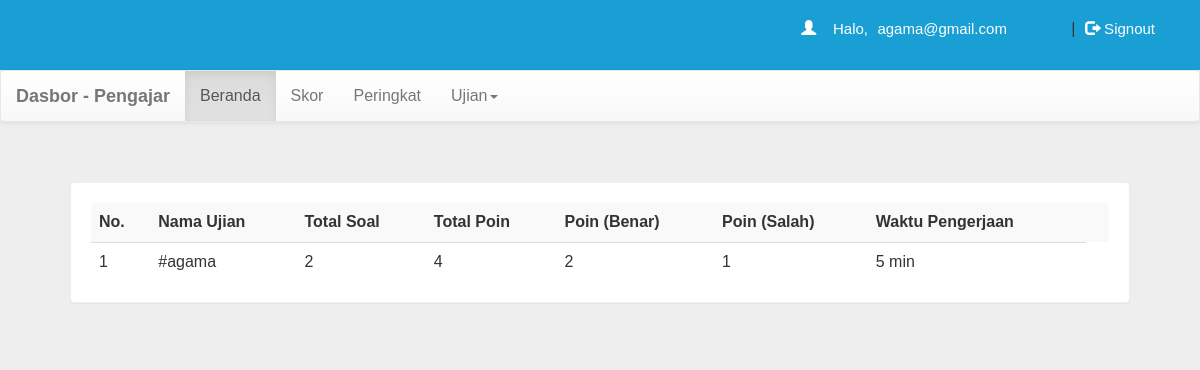
Page /dash.php?q=0 (signed in) on the committed database.
### tables this page shows
CREATE TABLE `quiz` (
  `eid` text NOT NULL,
  `title` varchar(100) NOT NULL,
  `sahi` int(11) NOT NULL,
  `wrong` int(11) NOT NULL,
  `total` int(11) NOT NULL,
  `time` bigint(20) NOT NULL,
  `intro` text NOT NULL,
  `tag` varchar(100) NOT NULL,
  `date` timestamp NOT NULL DEFAULT current_timestamp() ON UPDATE current_timestamp(),
  `email` varchar(50) DEFAULT NULL
);

### dash.php (the view, shortened to what this page needs)
<!DOCTYPE html PUBLIC "-//W3C//DTD XHTML 1.0 Transitional//EN" "http://www.w3.org/TR/xhtml1/DTD/xhtml1-transitional.dtd">
<html xmlns="http://www.w3.org/1999/xhtml">
<head>
<link  rel="stylesheet" href="css/bootstrap.min.css"/>
 <link  rel="stylesheet" href="css/bootstrap-theme.min.css"/>
 <link rel="stylesheet" href="css/main.css">
 <link  rel="stylesheet" href="css/font.css">
</head>
<body  style="background:#eee;">
<div class="header">
<div class="row">
<?php
include_once 'dbConnection.php';
$email=$_SESSION['email'];
  if(!(isset($_SESSION['email']))){
header("location:index.php");
}
else
{
echo '<span class="pull-right top title1" ><span class="log1"><span class="glyphicon glyphicon-user" aria-hidden="true"></span>&nbsp;&nbsp;&nbsp;&nbsp;Halo,</span> <a href="dash.php" class="log log1">'.$email.'</a>&nbsp;|&nbsp;<a href="logout.php?q=dash.php" class="log"><span class="glyphicon glyphicon-log-out" aria-hidden="true"></span>&nbsp;Signout</button></a></span>';
}?>
</div></div>
<nav class="navbar navbar-default title1">
  <div class="container-fluid">
    <div class="navbar-header">
      <a class="navbar-brand" href="dash.php?q=0"><b>Dasbor - Pengajar</b></a>
    </div>
    <div class="collapse navbar-collapse" id="bs-example-navbar-collapse-1">
      <ul class="nav navbar-nav">
        <li <?php if(@$_GET['q']==0) echo'class="active"'; ?>><a href="dash.php?q=0">Beranda<span class="sr-only">(current)</span></a></li>
        <li <?php if(@$_GET['q']==1) echo'class="active"'; ?>><a href="dash.php?q=1">Skor</a></li>
		<li <?php if(@$_GET['q']==2) echo'class="active"'; ?>><a href="dash.php?q=2">Peringkat</a></li>
        <li class="dropdown <?php if(@$_GET['q']==4 || @$_GET['q']==5) echo'active'; ?>">
          <a href="#" class="dropdown-toggle" data-toggle="#ujian" role="button" aria-haspopup="true" aria-expanded="false">Ujian<span class="caret"></span></a>
        </li>
      </ul>
          </div>
  </div>
</nav>
<div class="container">
<div class="row">
<div class="col-md-12">
<?php if(@$_GET['q']==0) {
$result = mysqli_query($con,"SELECT * FROM quiz where email='$email' ORDER BY date DESC") or die('Error');
echo  '<div class="panel"><table class="table table-striped title1">
<tr><td><b>No.</b></td><td><b>Nama Ujian</b></td><td><b>Total Soal</b></td><td><b>Total Poin</b></td><td><b>Poin (Benar)</b></td><td><b>Poin (Salah)</b></td><td><b>Waktu Pengerjaan</b></td><td></td></tr>';
$c=1;
while($row = mysqli_fetch_array($result)) {
	$title = $row['title'];
	$total = $row['total'];
	$sahi = $row['sahi'];
  $wrong = $row['wrong'];
    $time = $row['time'];
	$eid = $row['eid'];
$q12=mysqli_query($con,"SELECT score FROM history WHERE eid='$eid' AND email='$email'" )or die('Error98');
$rowcount=mysqli_num_rows($q12);
if($rowcount == 0){
	echo '<tr><td>'.$c++.'</td><td>'.$title.'</td><td>'.$total.'</td><td>'.$sahi*$total.'</td><td>'.$sahi.'</td><td>'.$wrong.'</td><td>'.$time.'&nbsp;min</td>
	</tr>';
}
else
{
echo '<tr style="color:#99cc32"><td>'.$c++.'</td><td>'.$title.'&nbsp;<span title="This quiz is already solve by you" class="glyphicon glyphicon-ok" aria-hidden="true"></span></td><td>'.$total.'</td><td>'.$sahi*$total.'</td><td>'.$time.'&nbsp;min</td>
	</tr>';
}
}
echo '</table></div>';
}
?>
</div>
</div></div>
</body>
</html>

### css/main.css (style rules this page uses)
body { overflow-x:hidden; width:100%; font-size: 12px !important; font-family: Montserrat, sans-serif; background:#eee; min-height:550px; background-attachment:fixed; }
.panel { border-color:#eee; margin:40px; padding:20px; font: 15px "Century Gothic", "Times Roman", sans-serif; }
.header { background:#199fd3; height:70px; }
.title1 { font: 16px "Century Gothic", "Times Roman", sans-serif; }
.top { margin-top:20px; }
.log1 { font: 15px 'Montserrat', sans-serif; color:#fff; margin-left:10px; }
.log { margin:10px; margin-right:60px; margin-left:5px; color:#fff; text-decoration:none; font-size:20px; font-size:15px; }

### dash.php (style rules this page uses)
.dropdown { position: relative; display: inline-block; }

### rows in the picture
quiz: title "#agama", total "2", $sahi*$total "4", sahi "2", wrong "1", time "5"

### other values in the picture
$email "agama@gmail.com"
